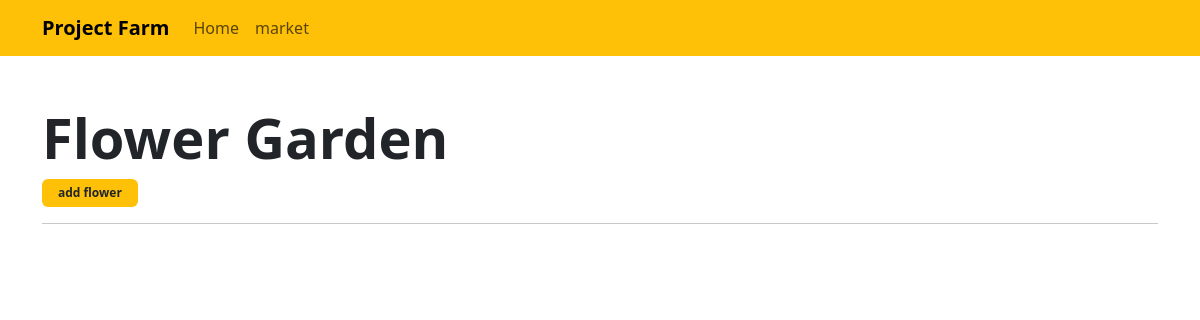
Before: /secondApp/read-flowers with the older database file.
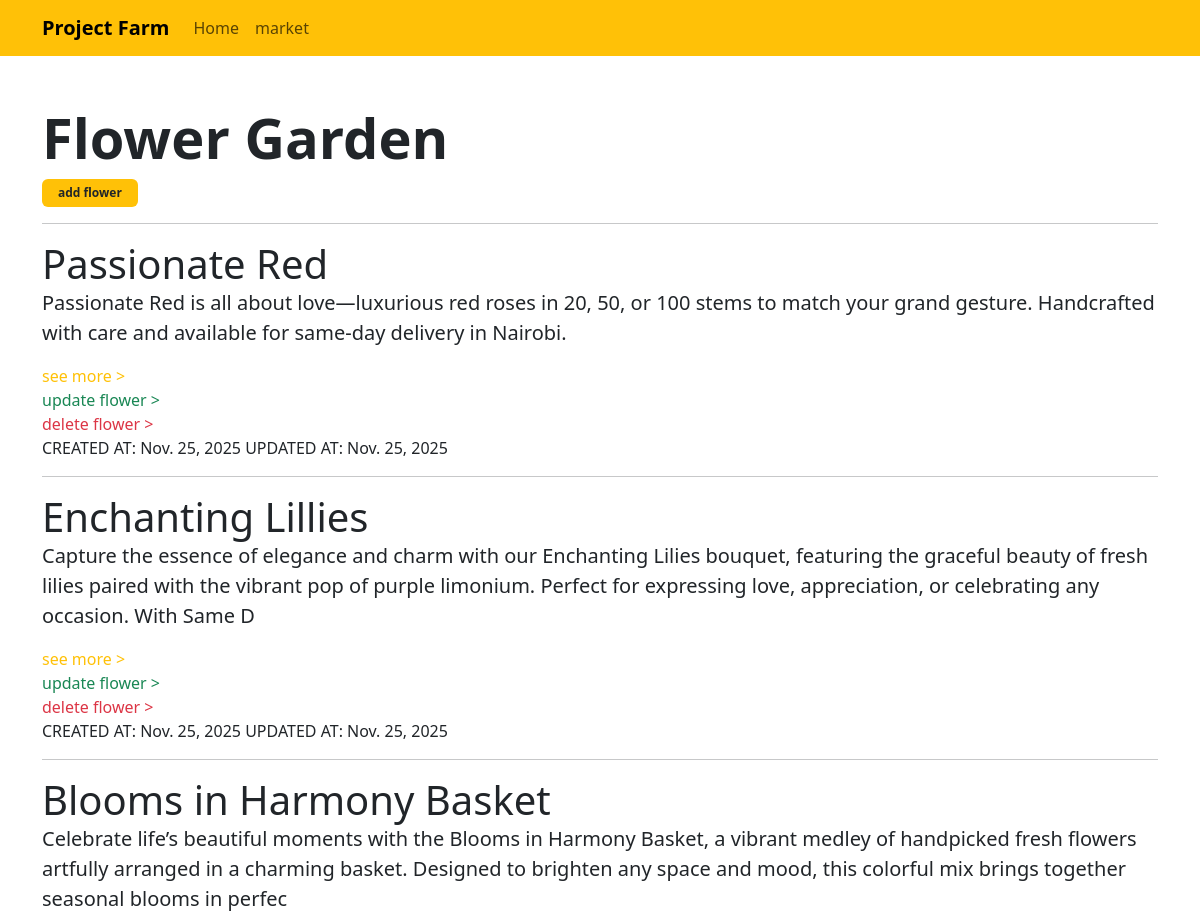
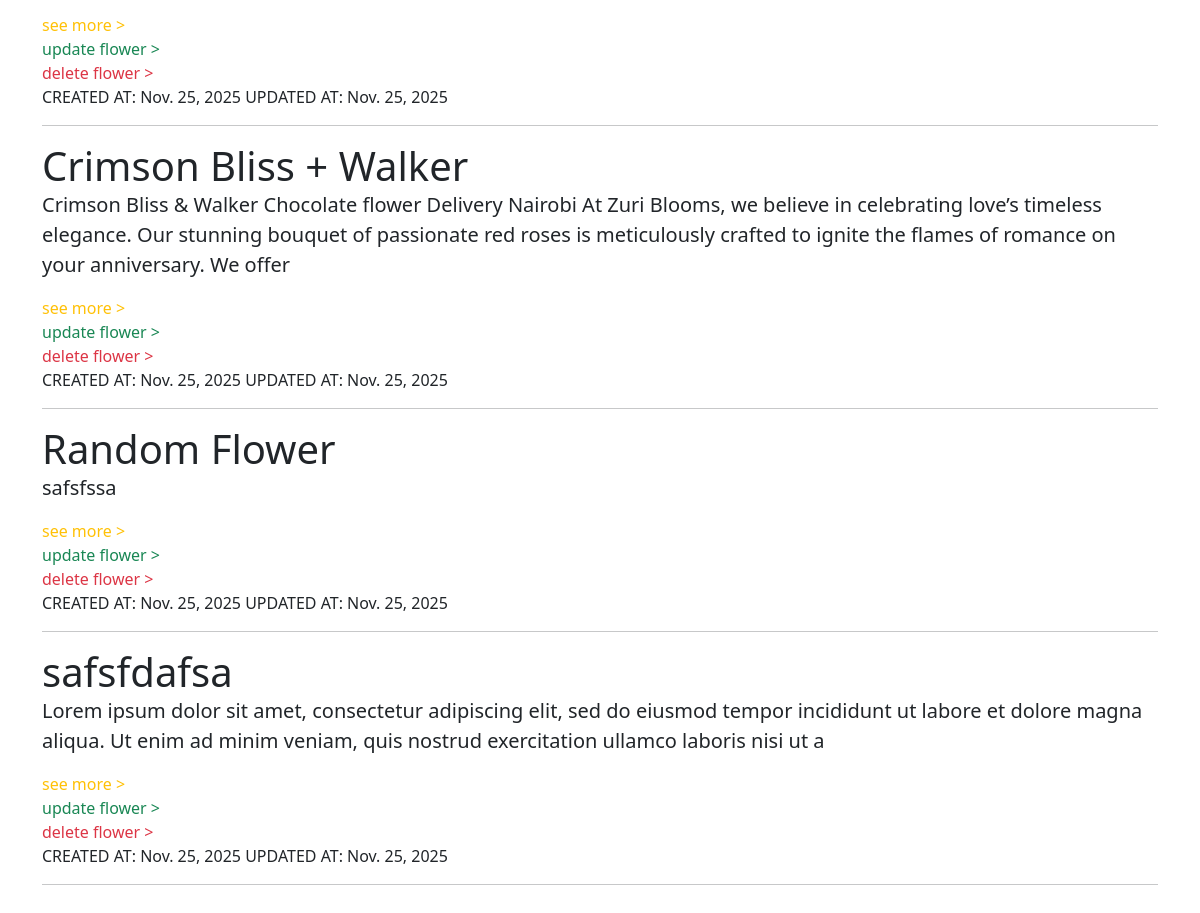
After: the same page with the newer database file (2 pictures, top to bottom).
### secondApp/models.py (models this page shows)
class Flower(models.Model):
    name = models.CharField(max_length=200)
    description = models.CharField(max_length=255)
    price = models.FloatField()
    color =  models.CharField(max_length=100)
    created_at = models.DateField(auto_now_add = True)
    updated_at = models.DateField(auto_now=True)
    class Meta:
        ordering = ['-created_at', '-updated_at']
    def __str__(self):
        return f"Name: {self.name}. Price: {self.price}"

### secondApp/views.py (the view)
# urls.py: path('read-flowers', views.readFlowers, name='read-flowers'),
def readFlowers(request):
    flowers = Flower.objects.all() # fetches all the flower data
    context = {"flowers":flowers}
    print(flowers)
    return render(request, "secondApp/flowers.html",context)

### secondApp/templates/secondApp/flowers.html
{% extends 'main.html' %}
{% block content %}
<div class="container py-5">
    <h1 class="display-4  fw-bold">Flower Garden</h1>
    <a href="{% url 'create-flower' %}" class="text-decoration-none bg-warning text-dark badge px-3 py-2" >add flower</a>
    <hr>
    <div>
        {% for flower in flowers %}
        <div class="display-6">{{flower.name}} </div>
        <p class="lead">{{flower.description}}</p>
        <a href="{% url 'read-one-flower' flower.id  %}" class="text-decoration-none text-warning">see more > </a><br>
        <a href="{% url 'update-flower' flower.id  %}" class="text-decoration-none text-success">update flower > </a><br>
        <a href="{% url 'delete-flower' flower.id  %}" class="text-decoration-none text-danger">delete flower > </a>
      <br>  <span class="lead fs-6">CREATED AT: {{flower.created_at}}</span>
        <span class="lead fs-6">UPDATED AT: {{flower.updated_at}}</span>
        <hr>
        {% endfor %}
    </div>
</div>
{% endblock %}

Changed rows visible on the page:
added Flower: name "Passionate Red", description "Passionate Red is all about love—luxurious red roses in 20, 50, or 100 stems to match your grand gesture. Handcrafted with care and available for same-day delivery in Nairobi.", created_at "Nov. 25, 2025", updated_at "Nov. 25, 2025"
added Flower: name "Enchanting Lillies", description "Capture the essence of elegance and charm with our Enchanting Lilies bouquet, featuring the graceful beauty of fresh lilies paired with the vibrant pop of purple limonium. Perfect for expressing love, appreciation, or celebrating any occasion. With Same D", created_at "Nov. 25, 2025", updated_at "Nov. 25, 2025"
added Flower: name "Blooms in Harmony Basket", description "Celebrate life’s beautiful moments with the Blooms in Harmony Basket, a vibrant medley of handpicked fresh flowers artfully arranged in a charming basket. Designed to brighten any space and mood, this colorful mix brings together seasonal blooms in perfec", created_at "Nov. 25, 2025", updated_at "Nov. 25, 2025"
added Flower: name "Crimson Bliss + Walker", description "Crimson Bliss & Walker Chocolate flower Delivery Nairobi At Zuri Blooms, we believe in celebrating love’s timeless elegance. Our stunning bouquet of passionate red roses is meticulously crafted to ignite the flames of romance on your anniversary. We offer", created_at "Nov. 25, 2025", updated_at "Nov. 25, 2025"
added Flower: name "Random Flower", description "safsfssa", created_at "Nov. 25, 2025", updated_at "Nov. 25, 2025"
added Flower: name "safsfdafsa", description "Lorem ipsum dolor sit amet, consectetur adipiscing elit, sed do eiusmod tempor incididunt ut labore et dolore magna aliqua. Ut enim ad minim veniam, quis nostrud exercitation ullamco laboris nisi ut a", created_at "Nov. 25, 2025", updated_at "Nov. 25, 2025"
